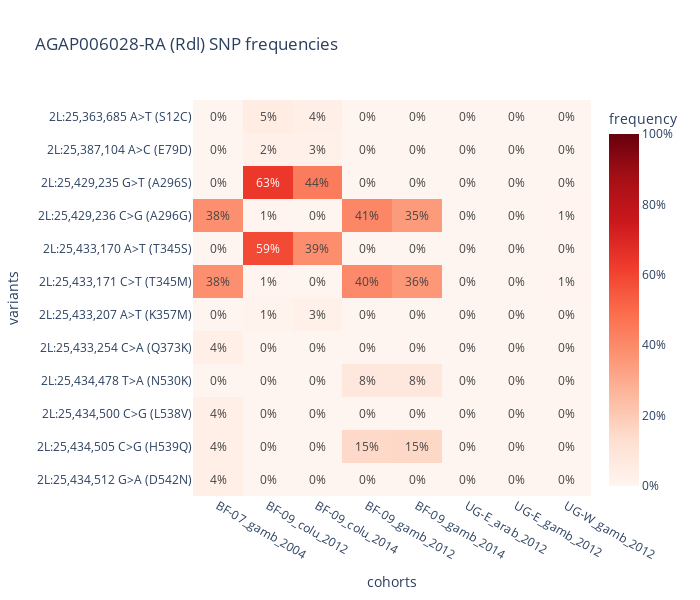

The cell this chart's notebook holds for it:
### Markdown cell above
We can visualise these frequencies as a heatmap.

### Code cell
ag3.plot_frequencies_heatmap(df_snps_filtered, height=600, width=700)

### Figure 1 — Plotly figure (JSON) as saved in the notebook; plotly's stock layout.template omitted (floating-point values rounded to 4 significant figures)
{"data": [{"coloraxis": "coloraxis", "hovertemplate": "x: %{x}<br>label: %{y}<br>color: %{z}<extra></extra>", "name": "0", "texttemplate": "%{z:.0%}", "type": "heatmap", "x": ["BF-07_gamb_2004", "BF-09_colu_2012", "BF-09_colu_2014", "BF-09_gamb_2012", "BF-09_gamb_2014", "UG-E_arab_2012", "UG-E_gamb_2012", "UG-W_gamb_2012"], "xaxis": "x", "y": ["2L:25,363,685 A>T (S12C)", "2L:25,387,104 A>C (E79D)", "2L:25,429,235 G>T (A296S)", "2L:25,429,236 C>G (A296G)", "2L:25,433,170 A>T (T345S)", "2L:25,433,171 C>T (T345M)", "2L:25,433,207 A>T (K357M)", "2L:25,433,254 C>A (Q373K)", "2L:25,434,478 T>A (N530K)", "2L:25,434,500 C>G (L538V)", "2L:25,434,505 C>G (H539Q)", "2L:25,434,512 G>A (D542N)"], "yaxis": "y", "z": [[0, 0.04878, 0.03774, 0, 0, 0, 0, 0], [0, 0.02439, 0.0283, 0, 0, 0, 0, 0], [0, 0.6341, 0.4434, 0, 0, 0, 0, 0], [0.3846, 0.006098, 0, 0.4082, 0.3478, 0, 0, 0.005263], [0, 0.5854, 0.3868, 0, 0, 0, 0, 0], [0.3846, 0.006098, 0, 0.4031, 0.3587, 0, 0, 0.005263], [0, 0.0122, 0.0283, 0, 0, 0, 0, 0], [0.03846, 0, 0, 0, 0, 0, 0, 0], [0, 0, 0, 0.08163, 0.07609, 0, 0, 0], [0.03846, 0, 0, 0, 0, 0, 0, 0], [0.03846, 0, 0, 0.148, 0.1522, 0, 0, 0], [0.03846, 0, 0, 0, 0, 0, 0, 0]]}], "layout": {"coloraxis": {"cmax": 1, "cmin": 0, "colorbar": {"ticktext": ["0%", "20%", "40%", "60%", "80%", "100%"], "tickvals": [0, 0.2, 0.4, 0.6, 0.8, 1], "title": {"text": "frequency"}}, "colorscale": [[0, "rgb(255,245,240)"], [0.125, "rgb(254,224,210)"], [0.25, "rgb(252,187,161)"], [0.375, "rgb(252,146,114)"], [0.5, "rgb(251,106,74)"], [0.625, "rgb(239,59,44)"], [0.75, "rgb(203,24,29)"], [0.875, "rgb(165,15,21)"], [1, "rgb(103,0,13)"]]}, "height": 600, "title": {"text": "AGAP006028-RA (Rdl) SNP frequencies"}, "width": 700, "xaxis": {"anchor": "y", "autorange": true, "domain": [0, 1], "range": [-0.5, 7.5], "side": "bottom", "tickangle": 30, "title": {"text": "cohorts"}, "type": "category"}, "yaxis": {"anchor": "x", "autorange": true, "domain": [0, 1], "range": [11.5, -0.5], "title": {"text": "variants"}, "type": "category"}}}
